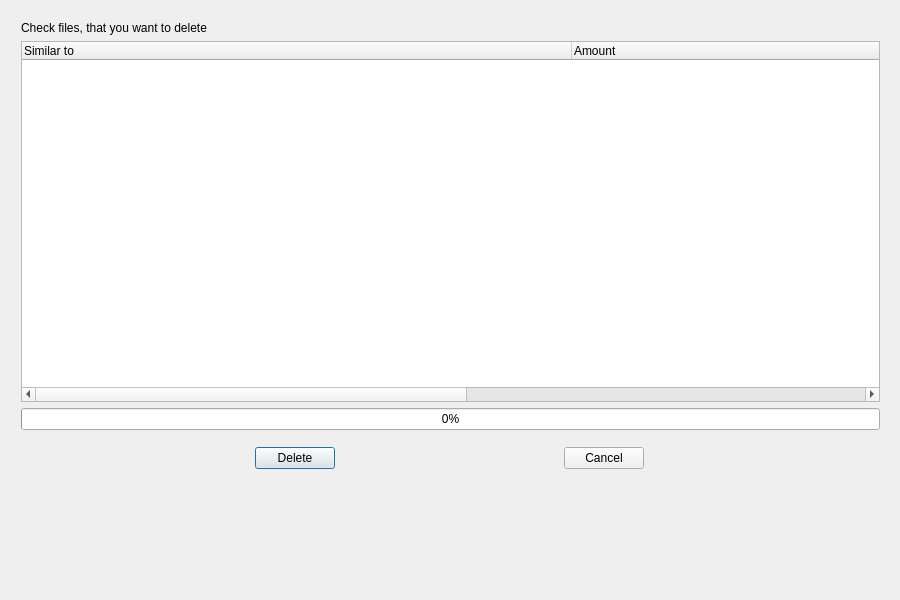
<?xml version="1.0" encoding="UTF-8"?>
<ui version="4.0">
 <class>TestDialog</class>
 <widget class="QDialog" name="TestDialog">
  <property name="geometry">
   <rect>
    <x>0</x>
    <y>0</y>
    <width>900</width>
    <height>600</height>
   </rect>
  </property>
  <property name="sizePolicy">
   <sizepolicy hsizetype="Expanding" vsizetype="Expanding">
    <horstretch>0</horstretch>
    <verstretch>0</verstretch>
   </sizepolicy>
  </property>
  <property name="windowTitle">
   <string>Dialog</string>
  </property>
  <widget class="QWidget" name="gridWidget" native="true">
   <property name="geometry">
    <rect>
     <x>10</x>
     <y>10</y>
     <width>881</width>
     <height>481</height>
    </rect>
   </property>
   <property name="sizePolicy">
    <sizepolicy hsizetype="Expanding" vsizetype="Expanding">
     <horstretch>0</horstretch>
     <verstretch>0</verstretch>
    </sizepolicy>
   </property>
   <layout class="QGridLayout" name="gridLayout">
    <item row="1" column="0">
     <widget class="QLabel" name="label">
      <property name="sizePolicy">
       <sizepolicy hsizetype="Expanding" vsizetype="Fixed">
        <horstretch>0</horstretch>
        <verstretch>0</verstretch>
       </sizepolicy>
      </property>
      <property name="text">
       <string>Check files, that you want to delete</string>
      </property>
     </widget>
    </item>
    <item row="3" column="0">
     <widget class="QProgressBar" name="progressBar">
      <property name="value">
       <number>0</number>
      </property>
     </widget>
    </item>
    <item row="2" column="0">
     <widget class="QTreeWidget" name="treeWidget">
      <property name="columnCount">
       <number>3</number>
      </property>
      <attribute name="headerDefaultSectionSize">
       <number>550</number>
      </attribute>
      <attribute name="headerMinimumSectionSize">
       <number>29</number>
      </attribute>
      <column>
       <property name="text">
        <string notr="true">Similar to</string>
       </property>
      </column>
      <column>
       <property name="text">
        <string notr="true">Amount</string>
       </property>
      </column>
      <column>
       <property name="text">
        <string>Summary Size</string>
       </property>
      </column>
     </widget>
    </item>
    <item row="4" column="0">
     <widget class="QWidget" name="horisontalWidget" native="true">
      <property name="sizePolicy">
       <sizepolicy hsizetype="Expanding" vsizetype="Fixed">
        <horstretch>0</horstretch>
        <verstretch>0</verstretch>
       </sizepolicy>
      </property>
      <layout class="QHBoxLayout" name="horizontalLayout">
       <item>
        <widget class="QPushButton" name="deleteButton">
         <property name="sizePolicy">
          <sizepolicy hsizetype="Fixed" vsizetype="Fixed">
           <horstretch>0</horstretch>
           <verstretch>0</verstretch>
          </sizepolicy>
         </property>
         <property name="text">
          <string>Delete</string>
         </property>
        </widget>
       </item>
       <item>
        <widget class="QPushButton" name="cancelButton">
         <property name="sizePolicy">
          <sizepolicy hsizetype="Fixed" vsizetype="Fixed">
           <horstretch>0</horstretch>
           <verstretch>0</verstretch>
          </sizepolicy>
         </property>
         <property name="text">
          <string>Cancel</string>
         </property>
        </widget>
       </item>
      </layout>
     </widget>
    </item>
   </layout>
  </widget>
 </widget>
 <layoutdefault spacing="6" margin="11"/>
 <resources/>
 <connections/>
</ui>
